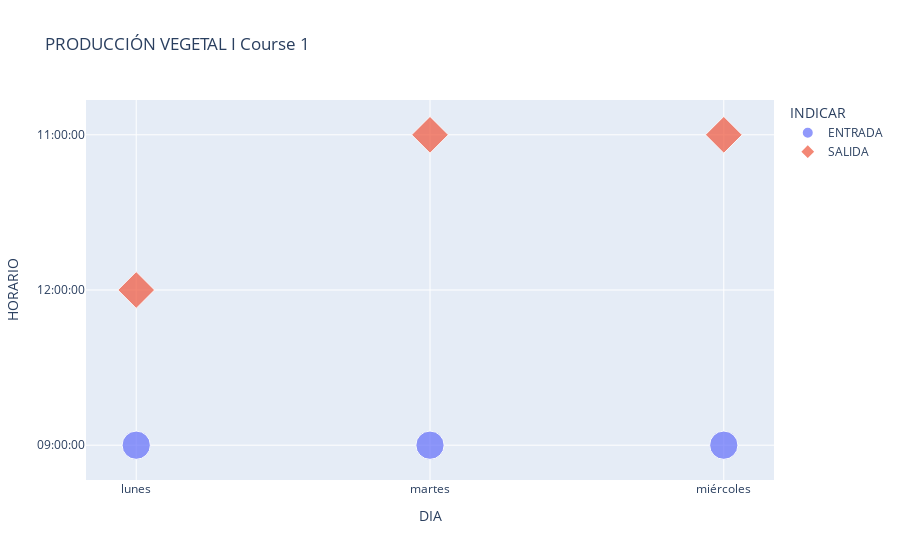
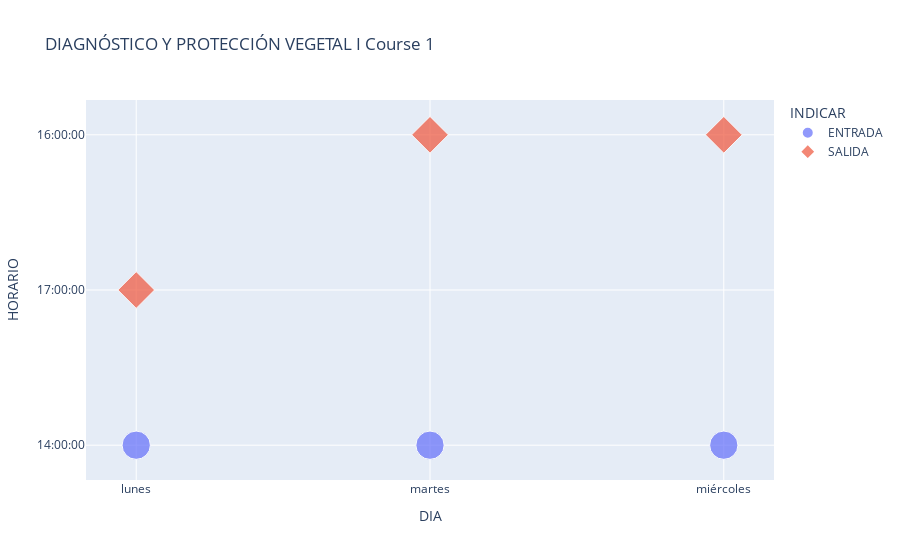

Notebook code for these charts, in order:
### Code cell
import plotly.express as px
materias = list(df_H_p.NOMBRE.unique())
for mate in materias:
    df = df_Horario[df_Horario.NOMBRE == mate]
    l_course = df.COURSE.unique()
    for n_course in l_course:
        df_course = df[df.COURSE == n_course]
        fig = px.scatter(df_course, x="DIA", y="HORARIO",color='INDICAR',symbol='INDICAR',size='size',hover_data=['PARALELO','CLASE'],title=f'{mate} Course {n_course}')
        fig.show()

### Figure 1 — Plotly figure (JSON) as saved in the notebook; plotly's stock layout.template omitted (floating-point values rounded to 4 significant figures)
{"data": [{"customdata": [[1, "Teórico"], [100, "Práctico"], [1, "Teórico"]], "hovertemplate": "INDICAR=ENTRADA<br>DIA=%{x}<br>HORARIO=%{y}<br>size=%{marker.size}<br>PARALELO=%{customdata[0]}<br>CLASE=%{customdata[1]}<extra></extra>", "legendgroup": "ENTRADA", "marker": {"color": "#636efa", "size": [10, 10, 10], "sizemode": "area", "sizeref": 0.025, "symbol": "circle"}, "mode": "markers", "name": "ENTRADA", "orientation": "v", "showlegend": true, "type": "scatter", "x": ["lunes", "martes", "miércoles"], "xaxis": "x", "y": ["09:00:00", "09:00:00", "09:00:00"], "yaxis": "y"}, {"customdata": [[1, "Teórico"], [100, "Práctico"], [1, "Teórico"]], "hovertemplate": "INDICAR=SALIDA<br>DIA=%{x}<br>HORARIO=%{y}<br>size=%{marker.size}<br>PARALELO=%{customdata[0]}<br>CLASE=%{customdata[1]}<extra></extra>", "legendgroup": "SALIDA", "marker": {"color": "#EF553B", "size": [10, 10, 10], "sizemode": "area", "sizeref": 0.025, "symbol": "diamond"}, "mode": "markers", "name": "SALIDA", "orientation": "v", "showlegend": true, "type": "scatter", "x": ["lunes", "martes", "miércoles"], "xaxis": "x", "y": ["12:00:00", "11:00:00", "11:00:00"], "yaxis": "y"}], "layout": {"legend": {"itemsizing": "constant", "title": {"text": "INDICAR"}, "tracegroupgap": 0}, "title": {"text": "PRODUCCIÓN VEGETAL I Course 1"}, "xaxis": {"anchor": "y", "domain": [0, 1], "title": {"text": "DIA"}}, "yaxis": {"anchor": "x", "domain": [0, 1], "title": {"text": "HORARIO"}}}}

### Figure 2 — Plotly figure (JSON) as saved in the notebook; plotly's stock layout.template omitted (floating-point values rounded to 4 significant figures)
{"data": [{"customdata": [[1, "Teórico"], [100, "Práctico"], [1, "Teórico"]], "hovertemplate": "INDICAR=ENTRADA<br>DIA=%{x}<br>HORARIO=%{y}<br>size=%{marker.size}<br>PARALELO=%{customdata[0]}<br>CLASE=%{customdata[1]}<extra></extra>", "legendgroup": "ENTRADA", "marker": {"color": "#636efa", "size": [10, 10, 10], "sizemode": "area", "sizeref": 0.025, "symbol": "circle"}, "mode": "markers", "name": "ENTRADA", "orientation": "v", "showlegend": true, "type": "scatter", "x": ["lunes", "martes", "miércoles"], "xaxis": "x", "y": ["14:00:00", "14:00:00", "14:00:00"], "yaxis": "y"}, {"customdata": [[1, "Teórico"], [100, "Práctico"], [1, "Teórico"]], "hovertemplate": "INDICAR=SALIDA<br>DIA=%{x}<br>HORARIO=%{y}<br>size=%{marker.size}<br>PARALELO=%{customdata[0]}<br>CLASE=%{customdata[1]}<extra></extra>", "legendgroup": "SALIDA", "marker": {"color": "#EF553B", "size": [10, 10, 10], "sizemode": "area", "sizeref": 0.025, "symbol": "diamond"}, "mode": "markers", "name": "SALIDA", "orientation": "v", "showlegend": true, "type": "scatter", "x": ["lunes", "martes", "miércoles"], "xaxis": "x", "y": ["17:00:00", "16:00:00", "16:00:00"], "yaxis": "y"}], "layout": {"legend": {"itemsizing": "constant", "title": {"text": "INDICAR"}, "tracegroupgap": 0}, "title": {"text": "DIAGNÓSTICO Y PROTECCIÓN VEGETAL I Course 1"}, "xaxis": {"anchor": "y", "domain": [0, 1], "title": {"text": "DIA"}}, "yaxis": {"anchor": "x", "domain": [0, 1], "title": {"text": "HORARIO"}}}}
